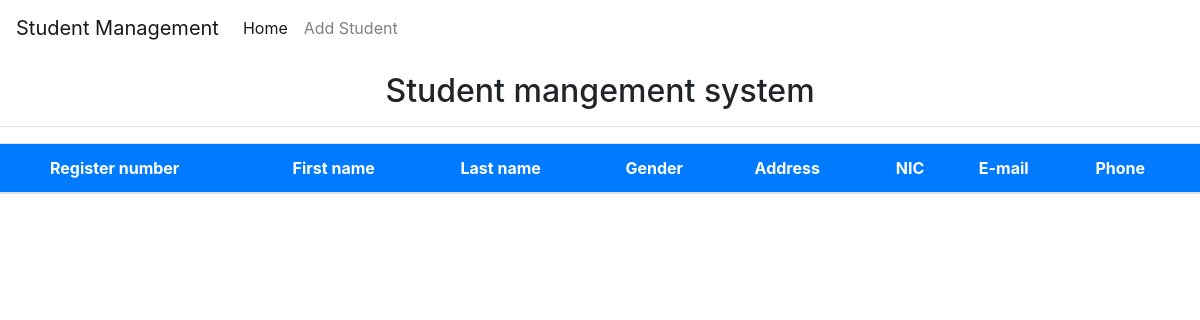
Before: / with the older database file.
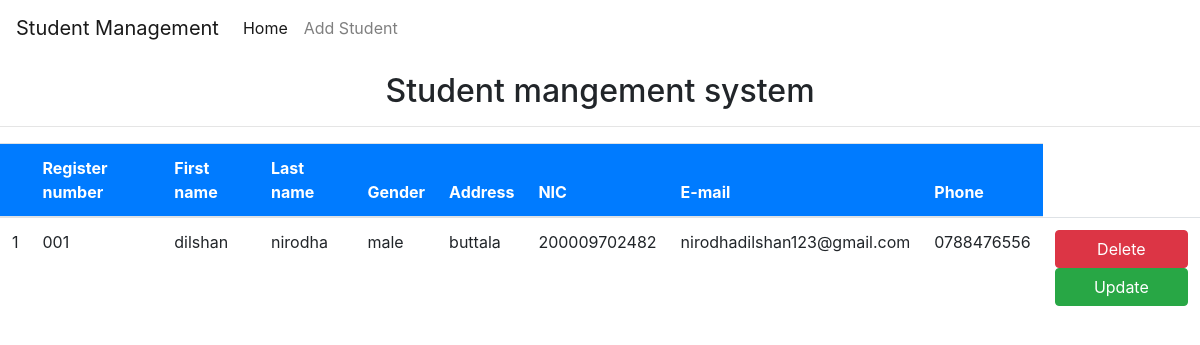
After: the same page with the newer database file.
### student/models.py (models this page shows)
class Student(models.Model):
    regnumber = models.SlugField(max_length=100, unique=True)
    firstname = models.CharField(max_length=50)
    lastname = models.CharField(max_length=50)
    email = models.CharField(max_length=100)
    phone = models.CharField(max_length=10)
    address = models.CharField(max_length=200)
    nic = models.CharField(max_length=12)
    GENDER_CHOICES = [
        ('male','male'),
        ('female', 'female'),
    ]
    gender = models.CharField(
        max_length=6,
        choices=GENDER_CHOICES,
        default='male',
    )

### student/views.py (the view)
# urls.py: path('', views.home),
def  home(request):
    std = Student.objects.all()
    return render(request, "student/home.html",{'std':std})

### templates/student/home.html (shortened to what this page needs)
<!doctype html>
<html lang="en">
  <head>
    <link rel="stylesheet" href="https://cdn.jsdelivr.net/npm/bootstrap@4.4.1/dist/css/bootstrap.min.css">
  </head>
  <body>
    {% include 'student/navbar.html' %}
    <h2 class="text-center my-3">Student mangement system</h2>
    <hr>
    <div class="table">
      <table class="table table-hover ">
        <thead>
          <tr class="bg-primary text-white">
            <th scope="col"></th>
            <th scope="col">Register number</th>
            <th scope="col">First name </th>
            <th scope="col">Last name</th>
            <th scope="col">Gender</th>
            <th scope="col">Address</th>
            <th scope="col">NIC</th>
            <th scope="col">E-mail</th>
            <th scope="col">Phone</th>
          </tr>
        </thead>
        <tbody>
          {% for s in std %}
          <tr class="">
            <td>{{forloop.counter}}</td>
            <td>{{s.regnumber}}</td>
            <td>{{s.firstname}}</td>
            <td>{{s.lastname}}</td>
            <td>{{s.gender}}</td>
            <td>{{s.address}}</td>
            <td>{{s.nic}}</td>
            <td>{{s.email}}</td>
            <td>{{s.phone}}</td>
            <td>
              <a href="/delete-student/{{s.regnumber}}" class="btn btn-danger md-sm w-100">Delete</a>
              <a href="/update-student/{{s.regnumber}}"  class="btn btn-success md-sm w-100">Update</a>
            </td>
          </tr>
          {% endfor %}
        </tbody>
      </table>
    </div>
  </body>
</html>

### templates/student/navbar.html (shortened to what this page needs)
<nav class="navbar navbar-expand-lg navbar-light bg-muted">
    <a class="navbar-brand " href="/home">Student Management</a>
    <div class="collapse navbar-collapse" id="navbarSupportedContent">
      <ul class="navbar-nav mr-auto">
        <li class="nav-item active">
          <a class="nav-link" href="/home">Home <span class="sr-only">(current)</span></a>
        </li>
        <li class="nav-item">
          <a class="nav-link" href="/add-student">Add Student</a>
        </li>
      </ul>
    </div>
  </nav>

Changed rows visible on the page:
added Student: regnumber "001", firstname "dilshan", lastname "nirodha", gender "male", address "buttala", nic "200009702482", email "nirodhadilshan123@gmail.com", phone "0788476556"
